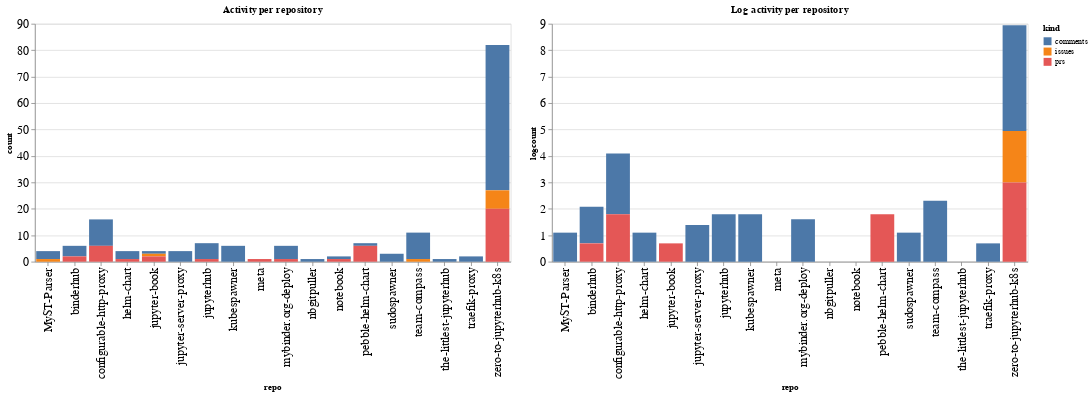

The notebook cell saved with this chart:
### Code cell
ch1 = alt.Chart(repo_summaries, width=600, title="Activity per repository").mark_bar().encode(
    x='repo',
    y='count',
    color='kind',
    tooltip="kind"
)

ch2 = alt.Chart(repo_summaries, width=600, title="Log activity per repository").mark_bar().encode(
    x='repo',
    y='logcount',
    color='kind',
    tooltip="kind"
)

ch1 | ch2

### Figure 1 — Vega-Lite specification as saved in the notebook (floating-point values rounded to 4 significant figures)
{"config": {"axisLeft": {"labelFontSize": 15}, "axisBottom": {"labelFontSize": 15}}, "hconcat": [{"mark": "bar", "encoding": {"color": {"type": "nominal", "field": "kind"}, "tooltip": {"type": "nominal", "field": "kind"}, "x": {"type": "nominal", "field": "repo"}, "y": {"type": "quantitative", "field": "count"}}, "title": "Activity per repository", "width": 600}, {"mark": "bar", "encoding": {"color": {"type": "nominal", "field": "kind"}, "tooltip": {"type": "nominal", "field": "kind"}, "x": {"type": "nominal", "field": "repo"}, "y": {"type": "quantitative", "field": "logcount"}}, "title": "Log activity per repository", "width": 600}], "data": {"name": "data-3845f4cd396d4a616f11b5337b991c4f"}, "$schema": "https://vega.github.io/schema/vega-lite/v4.8.1.json", "datasets": {"data-3845f4cd396d4a616f11b5337b991c4f": [{"repo": "MyST-Parser", "kind": "comments", "count": 3, "logcount": 1.099}, {"repo": "MyST-Parser", "kind": "issues", "count": 1, "logcount": 0.0}, {"repo": "binderhub", "kind": "comments", "count": 4, "logcount": 1.386}, {"repo": "binderhub", "kind": "prs", "count": 2, "logcount": 0.6931}, {"repo": "configurable-http-proxy", "kind": "comments", "count": 10, "logcount": 2.303}, {"repo": "configurable-http-proxy", "kind": "prs", "count": 6, "logcount": 1.792}, {"repo": "helm-chart", "kind": "comments", "count": 3, "logcount": 1.099}, {"repo": "helm-chart", "kind": "prs", "count": 1, "logcount": 0.0}, {"repo": "jupyter-book", "kind": "comments", "count": 1, "logcount": 0.0}, {"repo": "jupyter-book", "kind": "issues", "count": 1, "logcount": 0.0}, {"repo": "jupyter-book", "kind": "prs", "count": 2, "logcount": 0.6931}, {"repo": "jupyter-server-proxy", "kind": "comments", "count": 4, "logcount": 1.386}, {"repo": "jupyterhub", "kind": "comments", "count": 6, "logcount": 1.792}, {"repo": "jupyterhub", "kind": "prs", "count": 1, "logcount": 0.0}, {"repo": "kubespawner", "kind": "comments", "count": 6, "logcount": 1.792}, {"repo": "meta", "kind": "prs", "count": 1, "logcount": 0.0}, {"repo": "mybinder.org-deploy", "kind": "comments", "count": 5, "logcount": 1.609}, {"repo": "mybinder.org-deploy", "kind": "prs", "count": 1, "logcount": 0.0}, {"repo": "nbgitpuller", "kind": "comments", "count": 1, "logcount": 0.0}, {"repo": "notebook", "kind": "comments", "count": 1, "logcount": 0.0}, {"repo": "notebook", "kind": "prs", "count": 1, "logcount": 0.0}, {"repo": "pebble-helm-chart", "kind": "comments", "count": 1, "logcount": 0.0}, {"repo": "pebble-helm-chart", "kind": "prs", "count": 6, "logcount": 1.792}, {"repo": "sudospawner", "kind": "comments", "count": 3, "logcount": 1.099}, {"repo": "team-compass", "kind": "comments", "count": 10, "logcount": 2.303}, {"repo": "team-compass", "kind": "issues", "count": 1, "logcount": 0.0}, {"repo": "the-littlest-jupyterhub", "kind": "comments", "count": 1, "logcount": 0.0}, {"repo": "traefik-proxy", "kind": "comments", "count": 2, "logcount": 0.6931}, {"repo": "zero-to-jupyterhub-k8s", "kind": "comments", "count": 55, "logcount": 4.007}, {"repo": "zero-to-jupyterhub-k8s", "kind": "issues", "count": 7, "logcount": 1.946}, {"repo": "zero-to-jupyterhub-k8s", "kind": "prs", "count": 20, "logcount": 2.996}]}}
